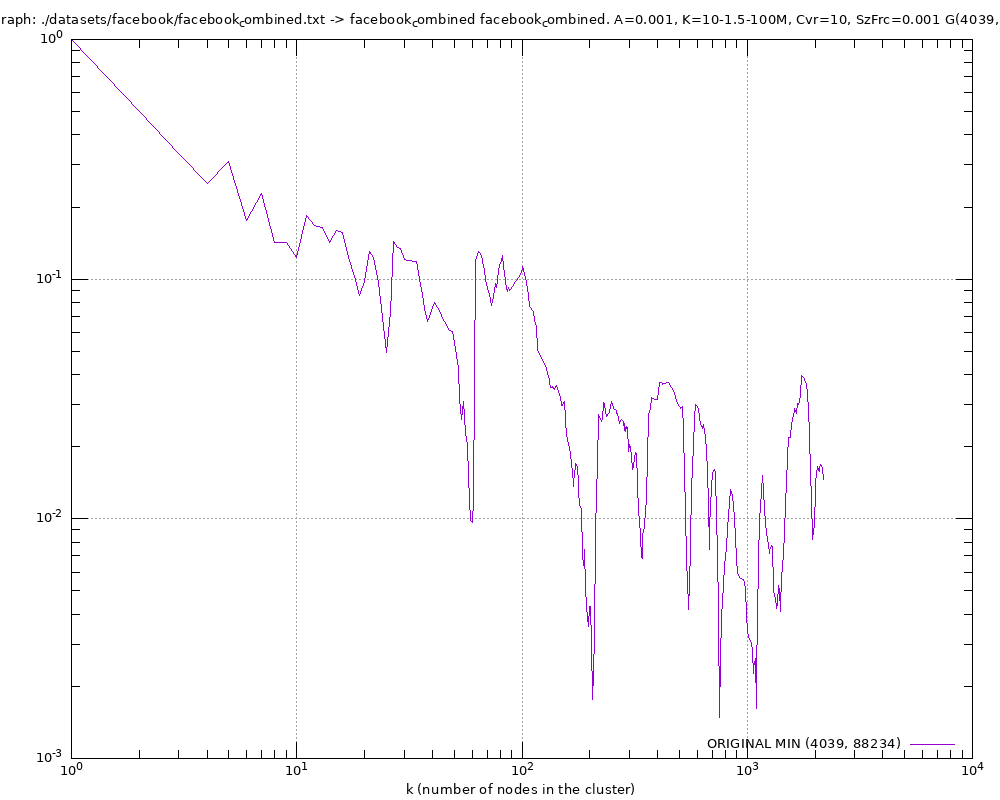

Recreate this plot in gnuplot.
#
# Graph: ./datasets/facebook/facebook_combined.txt -> facebook_combined facebook_combined. A=0.001, K=10-1.5-100M, Cvr=10, SzFrc=0.001 G(4039, 88234) (Mon Sep  8 13:40:33 2025)
#

set title "Graph: ./datasets/facebook/facebook_combined.txt -> facebook_combined facebook_combined. A=0.001, K=10-1.5-100M, Cvr=10, SzFrc=0.001 G(4039, 88234)"
set key bottom right
set logscale xy 10
set format x "10^{%L}"
set mxtics 10
set format y "10^{%L}"
set mytics 10
set grid
set xlabel "k (number of nodes in the cluster)"
set ylabel "{/Symbol \F} (conductance)"
set tics scale 2
set terminal png font arial 10 size 1000,800
set output 'ncp.facebook_combined.png'
plot 	"ncp.facebook_combined.tab" using 1:2 title "ORIGINAL MIN (4039, 88234)" with lines lw 1
